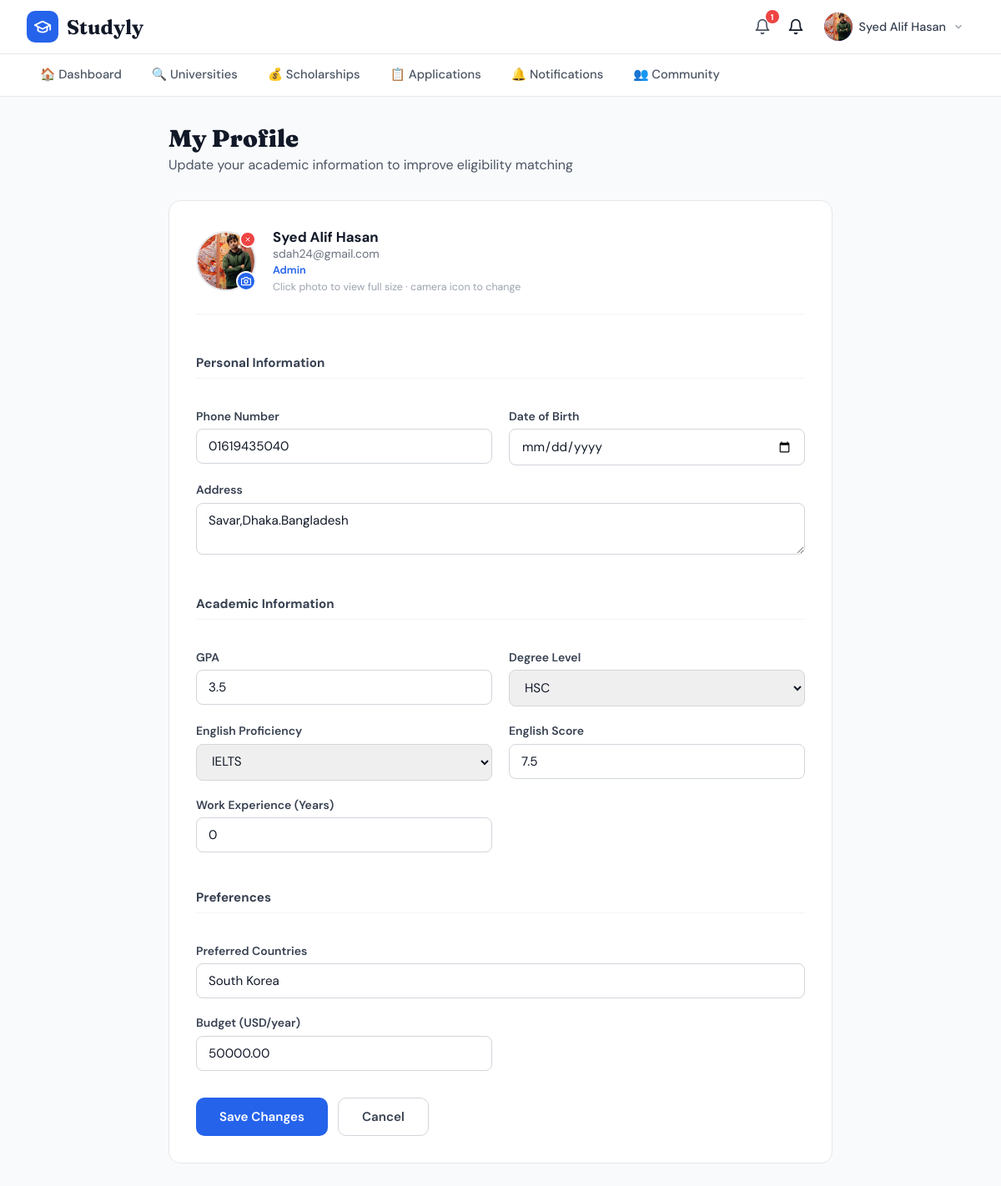
/users/profile/ (signed in), run on the app's committed database.
### users/models.py (models this page shows, shortened)
class User(AbstractUser):
    ROLE_CHOICES = [
        ('student', 'Student'),
        ('admin', 'Admin'),
        ('consultant', 'Educational Consultant'),
    ]
    role = models.CharField(max_length=20, choices=ROLE_CHOICES, default='student')

class Profile(models.Model):
    user = models.OneToOneField(
        User,
        on_delete=models.CASCADE,
        related_name='profile'
    )
    phone_number = models.CharField(max_length=20, blank=True, null=True)
    date_of_birth = models.DateField(blank=True, null=True)
    address = models.TextField(blank=True, null=True)
    profile_picture = models.ImageField(
        upload_to='profile_pics/', blank=True, null=True
    )
    GPA = models.FloatField(null=True, blank=True)
    degree_level = models.CharField(
        max_length=50,
        choices=[
            ('hsc', 'HSC'),
            ('bachelor', "Bachelor's"),
            ('master', "Master's"),
            ('phd', 'PhD'),
        ],
        blank=True,
        null=True
    )
    english_proficiency = models.CharField(
        max_length=50,
        choices=[
            ('ielts', 'IELTS'),
            ('toefl', 'TOEFL'),
            ('none', 'None'),
        ],
        blank=True,
        null=True
    )
    english_score = models.FloatField(null=True, blank=True)
    work_experience_years = models.IntegerField(default=0)
    preferred_countries = models.CharField(max_length=255, blank=True, null=True)
    budget = models.DecimalField(
        max_digits=10, decimal_places=2, null=True, blank=True
    )
    created_at = models.DateTimeField(auto_now_add=True)
    updated_at = models.DateTimeField(auto_now=True)

### users/views.py (the view)
# urls.py: path('profile/', views.profile_view, name='profile'),
@login_required
def profile_view(request):
    profile = request.user.profile
    if request.method == 'POST':
        if request.POST.get('remove_picture') == '1':
            if profile.profile_picture:
                old_path = profile.profile_picture.path
                profile.profile_picture.delete(save=False)
                profile.save(update_fields=['profile_picture'])
                if os.path.isfile(old_path):
                    os.remove(old_path)
                messages.success(request, 'Profile photo removed.')
            return redirect('users:profile')
        form = ProfileForm(request.POST, request.FILES, instance=profile)
        if form.is_valid():
            if 'profile_picture' in request.FILES and profile.profile_picture:
                old_path = profile.profile_picture.path
                if os.path.isfile(old_path):
                    os.remove(old_path)
            form.save()
            messages.success(request, 'Profile updated successfully!')
            return redirect('users:profile')
        else:
            messages.error(request, 'Please correct the errors below.')
    else:
        form = ProfileForm(instance=profile)
    return render(request, 'users/profile.html', {
        'form': form,
        'profile': profile,
    })

### users/forms.py
class ProfileForm(forms.ModelForm):
    class Meta:
        model = Profile
        exclude = ['user', 'created_at', 'updated_at']

### users/context_processors.py (called while the page is built)
def unread_notifications(request):
    if request.user.is_authenticated:
        from notifications.models import Notification
        count = Notification.objects.filter(user=request.user, is_read=False).count()
        return {'unread_notif_count': count}
    return {'unread_notif_count': 0}

### templates/users/profile.html (shortened to what this page needs)
{% extends "base.html" %}
{% block content %}
<main>
  <h1 class="page-title">My Profile</h1>
  <p class="page-subtitle">Update your academic information to improve eligibility matching</p>
  <div class="card">
    <form method="post" enctype="multipart/form-data" novalidate id="profileForm">
      <div class="avatar-row">
        <div class="avatar-wrap {% if profile.profile_picture %}has-photo{% endif %}" id="avatarWrap">
          {% if profile.profile_picture %}
            <img class="avatar-img" src="{{ profile.profile_picture.url }}" alt="Profile picture" id="avatarPreview">
          {% else %}
            <div class="avatar-fallback" id="avatarFallback">
              {{ request.user.first_name|first|upper|default:request.user.username|first|upper }}
            </div>
            <img class="avatar-img" src="" alt="" id="avatarPreview" style="display:none;">
          {% endif %}
          <label class="avatar-upload-label" title="Change photo">
            <svg xmlns="http://www.w3.org/2000/svg" fill="none" stroke="white" stroke-width="2.5" stroke-linecap="round" stroke-linejoin="round" viewBox="0 0 24 24">
              <path d="M23 19a2 2 0 0 1-2 2H3a2 2 0 0 1-2-2V8a2 2 0 0 1 2-2h4l2-3h6l2 3h4a2 2 0 0 1 2 2z"/>
              <circle cx="12" cy="13" r="4"/>
            </svg>
          </label>
          <button type="button" class="avatar-delete-btn {% if profile.profile_picture %}visible{% endif %}" id="deletePicBtn" title="Remove photo">
            <svg xmlns="http://www.w3.org/2000/svg" fill="none" stroke="white" stroke-width="3" stroke-linecap="round" viewBox="0 0 24 24">
              <line x1="18" y1="6" x2="6" y2="18"/><line x1="6" y1="6" x2="18" y2="18"/>
            </svg>
          </button>
        </div>
        <div class="avatar-info">
          <div class="name">{{ request.user.get_full_name|default:request.user.username }}</div>
          <div class="email">{{ request.user.email }}</div>
          <div class="role">{{ request.user.role|capfirst }}</div>
          <div class="avatar-hint">Click photo to view full size · camera icon to change</div>
        </div>
      </div>
      <div class="field-grid">
        <div class="section-title">Personal Information</div>
        <div class="field">
          <label>Phone Number</label>
          <input type="text" name="phone_number" value="{{ form.phone_number.value|default:'' }}" placeholder="+880...">
        </div>
        <div class="field">
          <label>Date of Birth</label>
          <input type="date" name="date_of_birth" value="{{ form.date_of_birth.value|default:'' }}">
        </div>
        <div class="field field-full">
          <label>Address</label>
          <textarea name="address" rows="2" placeholder="Your address">{{ form.address.value|default:'' }}</textarea>
        </div>
        <div class="section-title">Academic Information</div>
        <div class="field">
          <label>GPA</label>
          <input type="number" step="0.01" min="0" max="4" name="GPA" value="{{ form.GPA.value|default:'' }}" placeholder="e.g. 3.8">
        </div>
        <div class="field">
          <label>Degree Level</label>
          <select name="degree_level">
            <option value="hsc"      {% if form.degree_level.value == 'hsc'      %}selected{% endif %}>HSC</option>
          </select>
        </div>
        <div class="field">
          <label>English Proficiency</label>
          <select name="english_proficiency">
            <option value="ielts" {% if form.english_proficiency.value == 'ielts' %}selected{% endif %}>IELTS</option>
          </select>
        </div>
        <div class="field">
          <label>English Score</label>
          <input type="number" step="0.5" name="english_score" value="{{ form.english_score.value|default:'' }}" placeholder="e.g. 7.5">
        </div>
        <div class="field">
          <label>Work Experience (Years)</label>
          <input type="number" min="0" name="work_experience_years" value="{{ form.work_experience_years.value|default:'0' }}">
        </div>
        <div class="section-title">Preferences</div>
        <div class="field field-full">
          <label>Preferred Countries</label>
          <input type="text" name="preferred_countries" value="{{ form.preferred_countries.value|default:'' }}" placeholder="e.g. USA, UK, Germany">
        </div>
        <div class="field">
          <label>Budget (USD/year)</label>
          <input type="number" name="budget" value="{{ form.budget.value|default:'' }}" placeholder="e.g. 30000">
        </div>
      </div>
      <div style="margin-top:2rem;display:flex;gap:.75rem;">
        <button type="submit" class="btn-primary">Save Changes</button>
        <a href="{% url 'dashboard:dashboard' %}" class="btn-cancel">Cancel</a>
      </div>
    </form>
  </div>
</main>
{% endblock %}

### templates/base.html (shortened to what this page needs)
<!DOCTYPE html>
<html lang="en">
<head>
</head>
<body>
{% if user.is_authenticated and not skip_nav %}
<nav class="top-nav">
  <div class="top-nav-inner">
    <a href="{% url 'dashboard:dashboard' %}" class="logo">
      <div class="logo-icon">
        <svg xmlns="http://www.w3.org/2000/svg" width="22" height="22" fill="none" stroke="white" stroke-width="2" stroke-linecap="round" stroke-linejoin="round" viewBox="0 0 24 24">
          <path d="M22 10v6M2 10l10-5 10 5-10 5z"/><path d="M6 12v5c3 3 9 3 12 0v-5"/>
        </svg>
      </div>
      <span class="logo-text">Studyly</span>
    </a>
    <div class="nav-right">
     <a href="{% url 'notifications:list' %}" class="bell-btn" style="position:relative;">
  <svg xmlns="http://www.w3.org/2000/svg" width="20" height="20" fill="none" stroke="currentColor" stroke-width="2" stroke-linecap="round" stroke-linejoin="round" viewBox="0 0 24 24">
    <path d="M18 8A6 6 0 0 0 6 8c0 7-3 9-3 9h18s-3-2-3-9"/><path d="M13.73 21a2 2 0 0 1-3.46 0"/>
  </svg>
  {% if unread_notif_count %}
    <span style="position:absolute;top:-2px;right:-2px;background:#ef4444;color:white;border-radius:50%;width:16px;height:16px;font-size:10px;font-weight:700;display:flex;align-items:center;justify-content:center;">{{ unread_notif_count }}</span>
  {% endif %}
</a>
        <svg xmlns="http://www.w3.org/2000/svg" width="20" height="20" fill="none" stroke="currentColor" stroke-width="2" stroke-linecap="round" stroke-linejoin="round" viewBox="0 0 24 24">
          <path d="M18 8A6 6 0 0 0 6 8c0 7-3 9-3 9h18s-3-2-3-9"/><path d="M13.73 21a2 2 0 0 1-3.46 0"/>
        </svg>
      <div class="user-dropdown-wrap" id="userDropdown">
        <div class="user-btn" onclick="toggleDropdown()">
          <div class="user-avatar">
            {% if user.profile.profile_picture %}
              <img src="{{ user.profile.profile_picture.url }}" alt="avatar">
            {% else %}
              <svg xmlns="http://www.w3.org/2000/svg" width="16" height="16" fill="none" stroke="white" stroke-width="2" stroke-linecap="round" stroke-linejoin="round" viewBox="0 0 24 24">
                <path d="M20 21v-2a4 4 0 0 0-4-4H8a4 4 0 0 0-4 4v2"/><circle cx="12" cy="7" r="4"/>
              </svg>
            {% endif %}
          </div>
          <span class="user-name">{{ user.get_full_name|default:user.username }}</span>
          <svg class="chevron" xmlns="http://www.w3.org/2000/svg" width="14" height="14" fill="none" stroke="currentColor" stroke-width="2.5" viewBox="0 0 24 24"><polyline points="6 9 12 15 18 9"/></svg>
        </div>
      </div>
    </div>
  </div>
</nav>
<div class="sec-nav">
  <div class="sec-nav-inner">
    <a href="{% url 'dashboard:dashboard' %}"  class="nav-link {% block nav_dashboard %}{% endblock %}">🏠 Dashboard</a>
    <a href="{% url 'universities:list' %}"    class="nav-link {% block nav_universities %}{% endblock %}">🔍 Universities</a>
    <a href="{% url 'scholarships:list' %}"    class="nav-link {% block nav_scholarships %}{% endblock %}">💰 Scholarships</a>
    <a href="{% url 'applications:list' %}"    class="nav-link {% block nav_applications %}{% endblock %}">📋 Applications</a>
    <a href="{% url 'notifications:list' %}"   class="nav-link {% block nav_notifications %}{% endblock %}">🔔 Notifications</a>
      <a href="{% url 'community:list' %}" class="nav-link {% if active_nav == 'community' %}nav-link--active{% endif %}">👥 Community</a>
  </div>
</div>
{% endif %}
{% block content %}{% endblock %}
</body>
</html>

### templates/base.html (style rules this page uses)
*, *::before, *::after { box-sizing: border-box; margin: 0; padding: 0; }
body { font-family: 'DM Sans', sans-serif; background: #f9fafb; color: #111827; }
a { text-decoration: none; color: inherit; }
.top-nav { background: white; border-bottom: 1px solid #e5e7eb; position: sticky; top: 0; z-index: 200; }
.top-nav-inner { max-width: 1280px; margin: 0 auto; padding: 0 2rem; display: flex; align-items: center; justify-content: space-between; height: 64px; }
.logo { display: flex; align-items: center; gap: 10px; }
.logo-icon { background: #2563eb; padding: 8px; border-radius: 10px; display: flex; }
.logo-text { font-family: 'Fraunces', serif; font-size: 1.5rem; font-weight: 700; }
.nav-right { display: flex; align-items: center; gap: 12px; }
.bell-btn { padding: 8px; color: #4b5563; display: flex; align-items: center; }
.user-dropdown-wrap { position: relative; }
.user-btn { display: flex; align-items: center; gap: 8px; padding: 6px 12px; border-radius: 8px; cursor: pointer; transition: background .15s; }
.user-avatar { width: 34px; height: 34px; background: #2563eb; border-radius: 50%; display: flex; align-items: center; justify-content: center; flex-shrink: 0; overflow: hidden; }
.user-avatar img { width: 100%; height: 100%; object-fit: cover; }
.user-name { font-size: .9rem; font-weight: 500; color: #374151; }
.chevron { color: #9ca3af; transition: transform .2s; }
.sec-nav { background: white; border-bottom: 1px solid #e5e7eb; }
.sec-nav-inner { max-width: 1280px; margin: 0 auto; padding: 0 2rem; display: flex; gap: 4px; overflow-x: auto; }
.nav-link { display: flex; align-items: center; gap: 8px; padding: 14px 16px; border-bottom: 2px solid transparent; color: #4b5563; font-weight: 500; font-size: .92rem; white-space: nowrap; transition: color .15s; }

### data on the page
User: profile.profile_picture (picture), get_full_name "Syed Alif Hasan", user.get_full_name "Syed Alif Hasan", user.email "sdah24@gmail.com", user.role "Admin"
Profile: profile_picture (picture), phone_number "01619435040", address "Savar,Dhaka.Bangladesh", GPA "3.5", degree_level "HSC", english_proficiency "IELTS", english_score "7.5", preferred_countries "South Korea", budget "50000.00"

### other printed values
{{ unread_notif_count }} "1"
